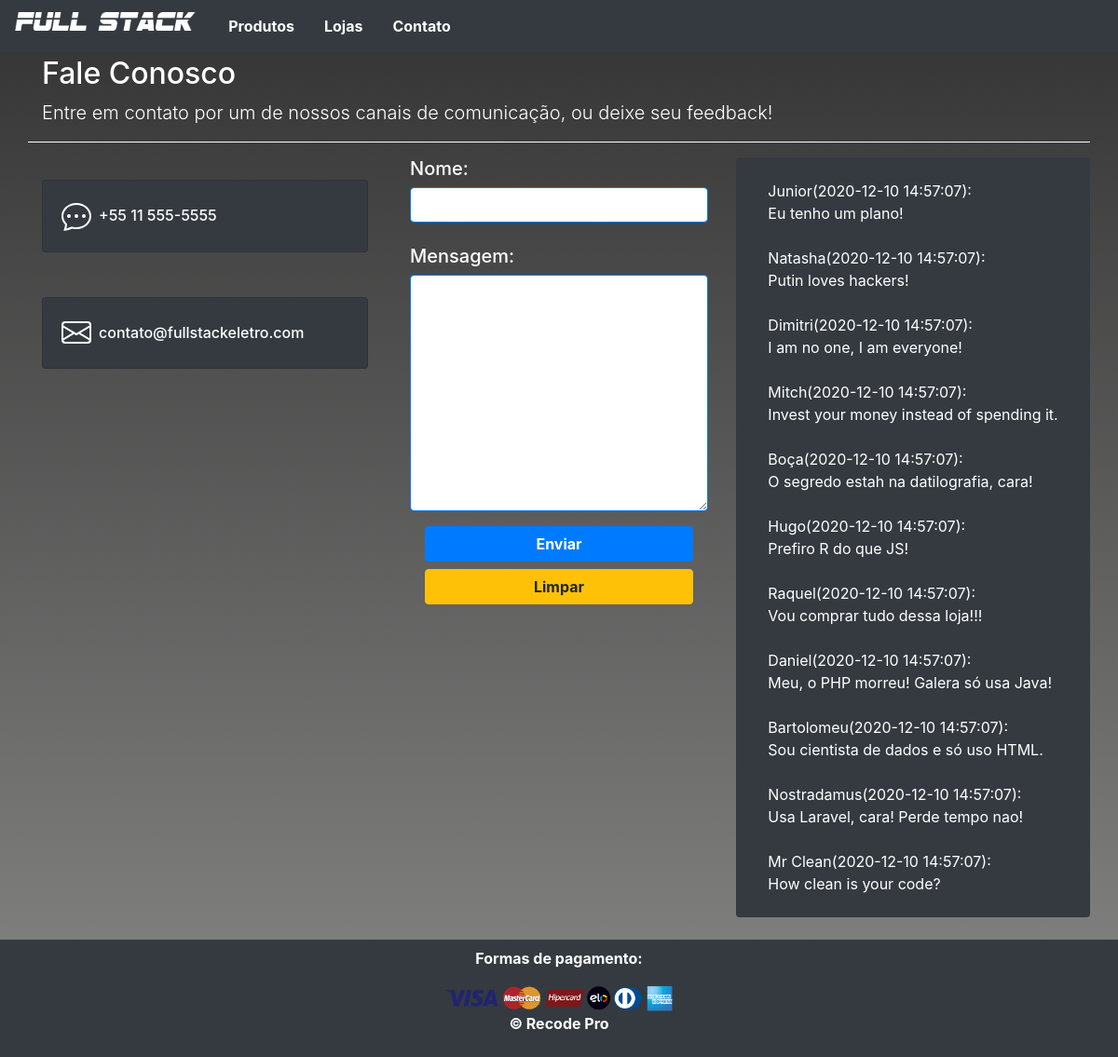
The app's page /contato.php with its own data.
### tables this page shows
CREATE TABLE comentarios (
  id INT AUTO_INCREMENT NOT NULL,
  data datetime NOT NULL DEFAULT NOW(),
  nome VARCHAR(200) NOT NULL,
  msg VARCHAR(500) NOT NULL,
  PRIMARY KEY (id)
);

### contato.php (the view, shortened to what this page needs)
<?php
$servername = "localhost";
$username = "mitch";
$password = "pass1234";
$database = "fseletro1";
$conn = mysqli_connect($servername, $username, $password, $database);
?>
<!DOCTYPE html>
<html lang="en">
<head>
  <link rel="stylesheet" href="./css/reset.css">
</head>
<body class="d-flex flex-column" style="min-height: 100vh">
  <header class="container text-white  border-bottom border-white mb-3" style="padding-top: 60px;">
    <h2>Fale Conosco</h2>
    <p class="lead">Entre em contato por um de nossos canais de comunicação, ou deixe seu feedback! </p>
  </header>
  <main class="container flex-fill">
    <section class="row">
      <div class="col-lg-4 d-flex flex-column align-items-center">
        <div class="card bg-dark text-white m-4 w-100">
          <div class="card-body d-flex align-items-center ">
            <h6 class="card-title m-2">+55 11 555-5555</h6>
          </div>
        </div>
        <div class="card m-4 bg-dark text-white w-100">
          <div class="card-body d-flex align-items-center ">
            <h6 class="card-title m-2">contato@fullstackeletro.com</h6>
          </div>
        </div>
      </div>
      <div class="col-lg-4 d-flex justify-content-center">
        <form class="container" method="post">
          <div>
            <h5 class="text-white">Nome:</h5>
            <input type="text" name="nome" class="form-control border border-primary" />
            <br />
            <h5 class="text-white">Mensagem:</h5>
            <textarea name="msg" cols="30" rows="10" class="form-control border border-primary"></textarea>
          </div>
          <div class="m-3">
            <input type="submit" value="Enviar" class="font-weight-bold btn btn-primary btn-block" />
            <input type="reset" value="Limpar" class="font-weight-bold btn btn-warning btn-block" />
          </div>
        </form>
      </div>
      <div class="col-lg-4 d-flex justify-content-center bg-dark text-white mb-4 pb-4 rounded">
        <?php
        $sql = "SELECT * FROM comentarios";
        $result = $conn->query($sql);
        if ($result->num_rows > 0) {
          while ($rows = $result->fetch_assoc()) {
            echo "<br>" . $rows['nome'];
            echo "(" . $rows['data'] . "):<br>";
            echo $rows['msg'] . "<br>";
          }
        } else {
          echo "Nenhum comentário ainda!";
        }
        ?>
      </div>
    </section>
  </main>
</body>
</html>

### contato.php (style rules this page uses)
body { background-image: linear-gradient(rgba(0, 0, 0, 0.8), rgba(56, 55, 54, 0.6)), url('https://bestaliproducts.com/wp-content/uploads/2018/12/best-home-decor-aliexpress.jpg'); background-repeat: no-repeat; background-size: cover; background-position: center; }

### records on screen
comentarios: nome "Junior", data "2020-12-10 14:57:07", msg "Eu tenho um plano!"
comentarios: nome "Natasha", data "2020-12-10 14:57:07", msg "Putin loves hackers!"
comentarios: nome "Dimitri", data "2020-12-10 14:57:07", msg "I am no one, I am everyone!"
comentarios: nome "Mitch", data "2020-12-10 14:57:07", msg "Invest your money instead of spending it."
comentarios: nome "Boça", data "2020-12-10 14:57:07", msg "O segredo estah na datilografia, cara!"
comentarios: nome "Hugo", data "2020-12-10 14:57:07", msg "Prefiro R do que JS!"
comentarios: nome "Raquel", data "2020-12-10 14:57:07", msg "Vou comprar tudo dessa loja!!!"
comentarios: nome "Daniel", data "2020-12-10 14:57:07", msg "Meu, o PHP morreu! Galera só usa Java!"
comentarios: nome "Bartolomeu", data "2020-12-10 14:57:07", msg "Sou cientista de dados e só uso HTML."
comentarios: nome "Nostradamus", data "2020-12-10 14:57:07", msg "Usa Laravel, cara! Perde tempo nao!"
comentarios: nome "Mr Clean", data "2020-12-10 14:57:07", msg "How clean is your code?"
